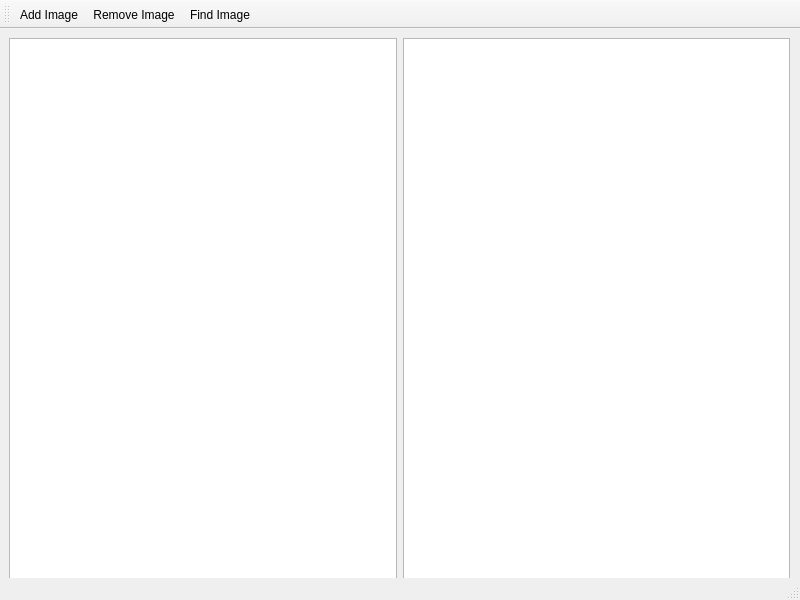
<?xml version="1.0" encoding="UTF-8"?>
<ui version="4.0">
 <class>BooruMenu</class>
 <widget class="QMainWindow" name="BooruMenu">
  <property name="geometry">
   <rect>
    <x>0</x>
    <y>0</y>
    <width>800</width>
    <height>600</height>
   </rect>
  </property>
  <property name="windowTitle">
   <string>MainWindow</string>
  </property>
  <widget class="QWidget" name="centralwidget">
   <widget class="QWidget" name="horizontalLayoutWidget">
    <property name="geometry">
     <rect>
      <x>9</x>
      <y>9</y>
      <width>781</width>
      <height>541</height>
     </rect>
    </property>
    <layout class="QHBoxLayout" name="horizontalLayout">
     <item>
      <widget class="QListView" name="listViewFiles"/>
     </item>
     <item>
      <widget class="QListView" name="listViewTags"/>
     </item>
    </layout>
   </widget>
  </widget>
  <widget class="QStatusBar" name="statusbar"/>
  <widget class="QToolBar" name="toolBar">
   <property name="windowTitle">
    <string>toolBar</string>
   </property>
   <attribute name="toolBarArea">
    <enum>TopToolBarArea</enum>
   </attribute>
   <attribute name="toolBarBreak">
    <bool>false</bool>
   </attribute>
   <addaction name="actionAdd_Image"/>
   <addaction name="actionRemove_Image"/>
   <addaction name="actionFind_Image"/>
  </widget>
  <action name="actionAdd_Image">
   <property name="text">
    <string>Add Image</string>
   </property>
  </action>
  <action name="actionRemove_Image">
   <property name="text">
    <string>Remove Image</string>
   </property>
  </action>
  <action name="actionFind_Image">
   <property name="text">
    <string>Find Image</string>
   </property>
  </action>
 </widget>
 <resources/>
 <connections/>
</ui>
